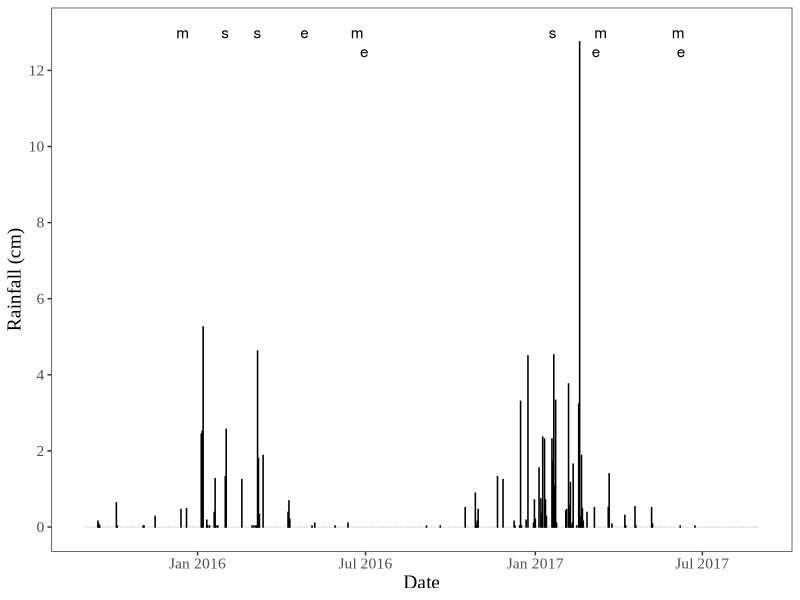
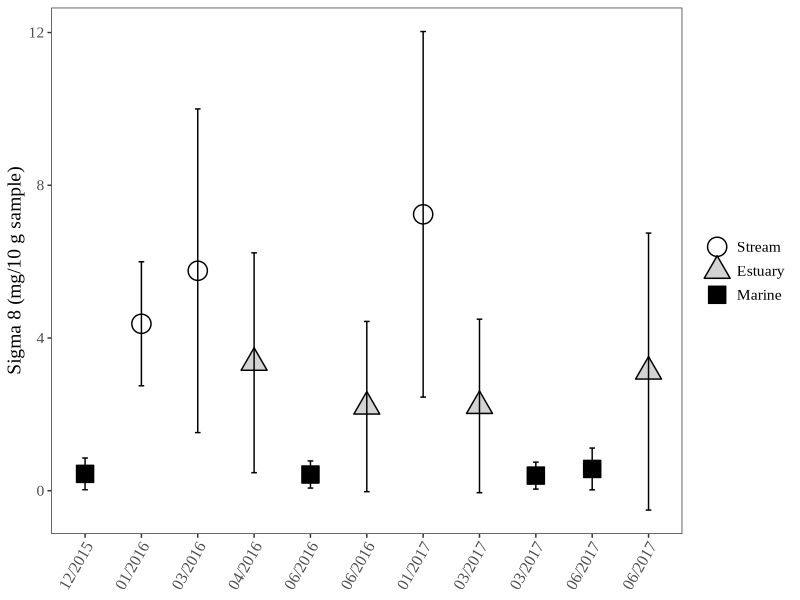
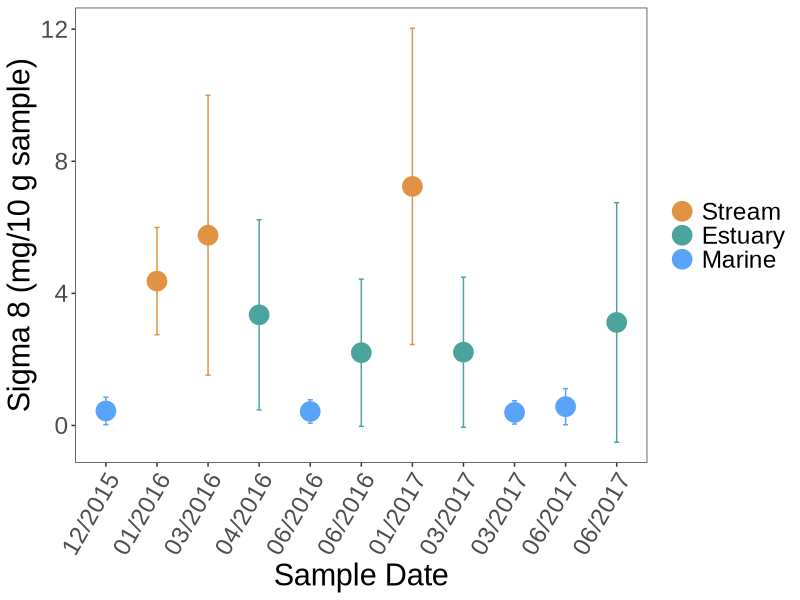
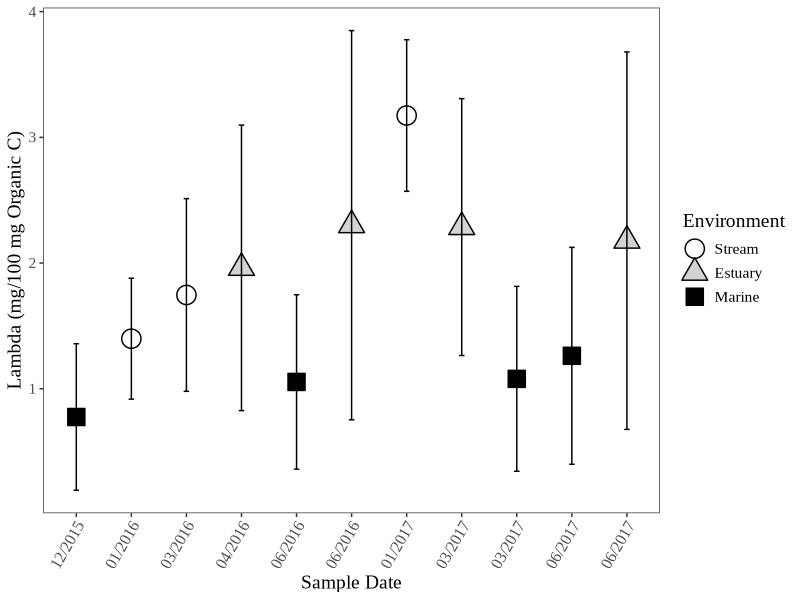
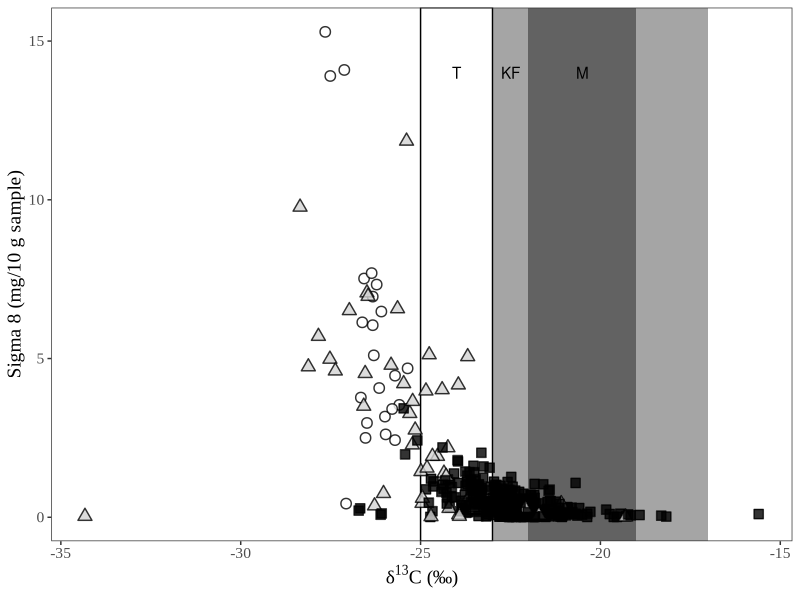
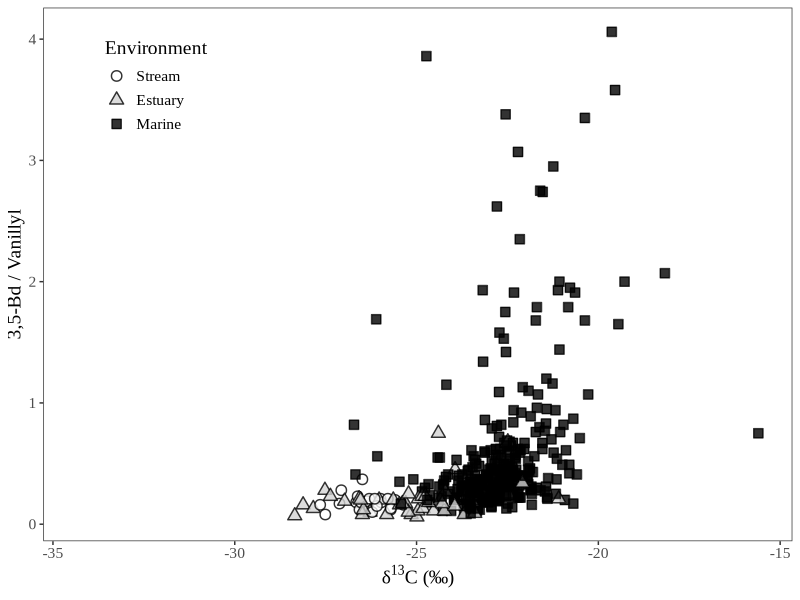
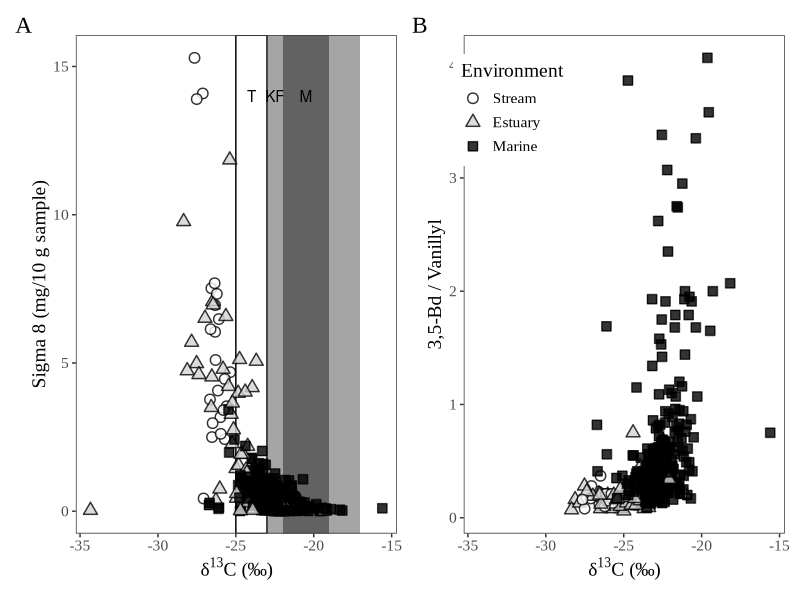
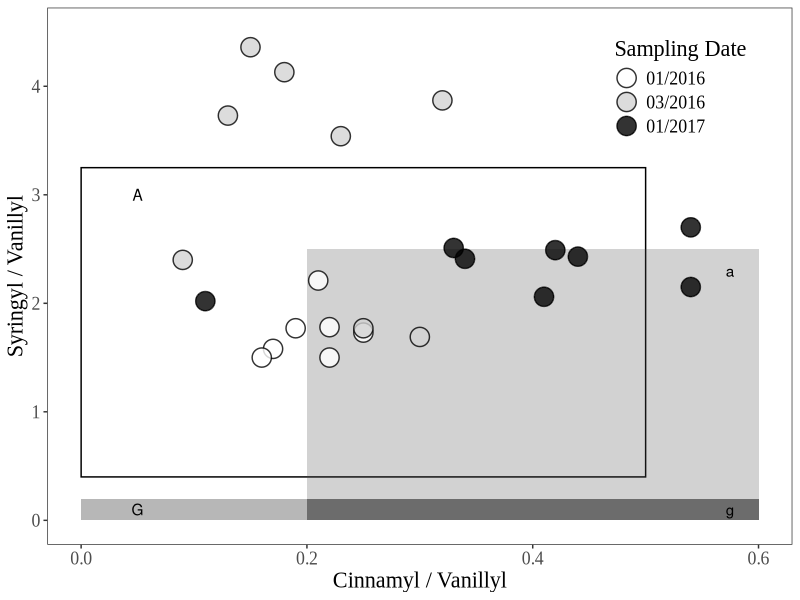

Reproduce these figures in R, in order. (Note: this script raises an error after producing the figures.)
## ---- chunk 1
knitr::opts_chunk$set(echo = TRUE)
## ---- chunk 2

# Load packages.
library(tidyverse)
library(lubridate)
library(patchwork)

# Load datasets.
rain <- read_csv("SBCounty_Gauge234.csv") # Imports necessary data that's been transcribed from the online pdf document into a csv file.

master <- read_csv("RAPID_Master_Datasheet_add_region_streamcode.csv") # Loads the newly updated dataset, as of April 8, 2019. This same dataset is used for the linear mixed effects models.

# In addition, all NDs from Matthieu's original reports are replaced as NAs. For reasoning on why they are not 0s, see either of the other RMarkdown files in this project folder.

# Alright, so the seven outliers I'm removing will be 56, 66, 164, 238, 300, 387, and 389 from the original dataset. For reasoning on these 7, see LMEM Markdown file in this same project.

mastered <- master[ -c(56, 66, 164, 238, 300, 387, 389), ] # Removes outliers from original dataset.

# This dataset has already been QAQCed.

## ---- chunk 3

rain <- rain %>%
  mutate(Rainfall_cm = Rainfall_inches*2.54) %>% # Calculates rainfall in centimeters in a new column.
  mutate(DATE = mdy(Date)) # Transforms date into recognized date format.

rainplot <- ggplot(rain, aes(DATE, Rainfall_cm)) +
  annotate("text", x = mdy("12-16-2015"), y = 13,
           label = "m") + # December 2015 - Marine sampling
  annotate("text", x = mdy("06-22-2016"), y = 13,
           label = "m") + # June 2016 - Marine sampling
  annotate("text", x = mdy("03-13-2017"), y = 13,
           label = "m") + # March 2017 - Marine sampling
  annotate("text", x = mdy("06-05-2017"), y = 13,
           label = "m") + # June 2017 - Marine sampling
  annotate("text", x = mdy("01-31-2016"), y = 13,
           label = "s") + # Jan 2016 - Stream sampling
  annotate("text", x = mdy("03-06-2016"), y = 13,
           label = "s") + # March 2016 - Stream sampling
  annotate("text", x = mdy("01-20-2017"), y = 13,
           label = "s") + # Jan 2017 - Stream sampling
  annotate("text", x = mdy("04-26-2016"), y = 13,
           label = "e") + # April 2016 - Estuarine sampling
  annotate("text", x = mdy("06-30-2016"), y = 12.5,
           label = "e") + # June 2016 - Estuarine sampling
  annotate("text", x = mdy("03-08-2017"), y = 12.5,
           label = "e") + # March 2017 - Estuarine sampling
  annotate("text", x = mdy("06-08-2017"), y = 12.5,
           label = "e") + # June 2017 - Estuarine sampling
  geom_bar(stat="identity", color="black", width=0.1) +
  theme_bw() +
  ylab("Rainfall (cm)") +
  xlab("Date") +
  scale_y_continuous(breaks=seq(0,14,2)) + # Adds y-axis labels every 2 cm.
  scale_x_date(date_labels = "%b %Y") + # Adds x-axis labels.
  theme_bw() +
  theme(panel.grid.major = element_blank(), panel.grid.minor = element_blank(),panel.background = element_blank()) +
  theme(text=element_text(family="Times New Roman", size=14)) #+
  #ggtitle("Santa Barbara County Precipitation\nWater Years 2015-2017")

rainplot

# Export figure to desktop.

# ggsave(("Figure_2.tiff"),
#        path = "/Users/heililowman/Desktop/R_figures/Lignin",
#        width = 20,
#        height = 10,
#        units = "cm"
#        )

## ---- chunk 4

# First, we will plot overall Sigma 8 and Lambda values.

Fig3_Stats <- mastered %>% # Takes the original dataset and then ...
  group_by(Group, Environment) %>% # Groups by date and environment and then ...
  summarize(Sig8 = mean(Sigma8, na.rm = TRUE), Sig8sd = sd(Sigma8, na.rm = TRUE), 
            Lam = mean(Lambda, na.rm = TRUE), Lamsd = sd(Lambda, na.rm = TRUE)) %>% # Summarizes and then...
  ungroup() %>% # Ungroups data.
  mutate(Environment = factor(case_when(Environment == "Stream" ~ "Stream",
                                        Environment == "Estuary" ~ "Estuary",
                                        Environment == "Reef" ~ "Marine"), levels = c("Stream", "Estuary", "Marine"))) %>% # Renames.
  mutate(Group = factor(Group, levels = c( "A", "B", "C", "D", "E", "F", "I", "H", "G", "J", "K"))) # Relevel the "Group" column so that it's presented in the best chronological order.

#tiff(filename = "/Users/heililowman/Documents/UC_Santa_Barbara/Research_Lignin/Figures/Manuscript_figure_files/Fig3A.tiff", width=6, height=4, unit="in", res=400) 
fig3a <- ggplot(Fig3_Stats, aes(Group, Sig8, shape=Environment, fill=Environment)) +
  scale_x_discrete(labels = c("12/2015", "01/2016", "03/2016", "04/2016", "06/2016", "06/2016", "01/2017", "03/2017", "03/2017", "06/2017", "06/2017")) +
  geom_point(size = 6,
             stroke = 0.75) + 
  scale_shape_manual(values = c(21, 24, 22)) +
  scale_fill_manual(values = c("white", "lightgrey", "black")) +
  geom_errorbar(data=Fig3_Stats, aes(ymin=Sig8-Sig8sd,ymax=Sig8+Sig8sd), width=0.1) +
  xlab("Sample Date") +
  ylab("Sigma 8 (mg/10 g sample)") + 
  theme_bw() +
  theme(panel.grid.major = element_blank(), panel.grid.minor = element_blank(),panel.background = element_blank()) + # This ensures the whole data grid is boxed in, which looks cleaner in text.
  theme(text=element_text(family="Times New Roman", size=14)) +
  theme(axis.text.x = element_text(angle = 60, hjust = 1)) +
  theme(axis.title.x=element_blank()) +
  theme(legend.title = element_blank())
#dev.off()

fig3a

# Creating the following figure for inclusion in my exit seminar.

fig3a_color <- ggplot(Fig3_Stats, aes(Group, Sig8, color=Environment)) +
  scale_x_discrete(labels = c("12/2015", "01/2016", "03/2016", "04/2016", "06/2016", "06/2016", "01/2017", "03/2017", "03/2017", "06/2017", "06/2017")) +
  geom_point(size = 6,
             stroke = 0.75) + 
  scale_color_manual(values=c("#E29244", "#4CA49E", "#59A3F8"), name = "Sampling Environment") + # Edit the legend and figure colors.
  geom_errorbar(data=Fig3_Stats, aes(ymin=Sig8-Sig8sd,ymax=Sig8+Sig8sd), width=0.1) +
  xlab("Sample Date") +
  ylab("Sigma 8 (mg/10 g sample)") + 
  theme_bw() +
  theme(panel.grid.major = element_blank(), panel.grid.minor = element_blank(),panel.background = element_blank()) + # This ensures the whole data grid is boxed in, which looks cleaner in text.
  theme(text=element_text(family="Arial", size=22)) +
  theme(axis.text.x = element_text(angle = 60, hjust = 1)) +
  theme(legend.title = element_blank())

fig3a_color
# Actually, I'm not sure how much more helpful a figure versus numbers will be so I'm skipping this figure in my presentation.

#tiff(filename = "/Users/heililowman/Documents/UC_Santa_Barbara/Research_Lignin/Figures/Manuscript_figure_files/Fig3B.tiff", width=6, height=4, unit="in", res=400) 
fig3b <- ggplot(Fig3_Stats, aes(Group, Lam, shape=Environment, fill=Environment)) +
  scale_x_discrete(labels = c("12/2015", "01/2016", "03/2016", "04/2016", "06/2016", "06/2016", "01/2017", "03/2017", "03/2017", "06/2017", "06/2017")) +
  geom_point(size = 6,
             stroke = 0.75) + 
  scale_shape_manual(values = c(21, 24, 22)) +
  scale_fill_manual(values = c("white", "lightgrey", "black")) +
  geom_errorbar(data=Fig3_Stats, aes(ymin=Lam-Lamsd,ymax=Lam+Lamsd), width=0.1) +
  xlab("Sample Date") +
  ylab("Lambda (mg/100 mg Organic C)") + 
  theme_bw() +
  theme(panel.grid.major = element_blank(), panel.grid.minor = element_blank(),panel.background = element_blank()) +
  theme(text=element_text(family="Times New Roman", size=14)) +
  theme(axis.text.x = element_text(angle = 60, hjust = 1))
#dev.off()

fig3b

# Export figure to desktop.

# ggsave(("Figure_3.tiff"),
#        path = "/Users/heililowman/Desktop/R_figures/Lignin",
#        width = 20,
#        height = 10,
#        units = "cm"
#        )

## ---- chunk 5

# Next, we will plot isotopic data versus Sigma 8 and 3,5-Bd/V values.

isotopes <- mastered %>%
  mutate(BDV = `Bd/V`) %>%
  mutate(Environment = factor(case_when(Environment == "Stream" ~ "Stream",
                                        Environment == "Estuary" ~ "Estuary",
                                        Environment == "Reef" ~ "Marine"), 
                              levels = c("Stream", "Estuary", "Marine")))# Renames.

# Need to keep the outlier in on the light end, because its the same distance from the nearest point as the outlier on the heavier end (and it was included on all of the LMEMs in the other file).

# I have also removed the designation of near/far from stream and just represented all marine sediments as reef sites - this distinction was not important in any of the models I ran, and I feel it doesn't add anything to the visual. Also, this will keep things consistent legend-wise with Figure 3.

#tiff(filename = "/Users/heililowman/Documents/UC_Santa_Barbara/Research_Lignin/Figures/Manuscript_figure_files/Fig4.tiff", width=12, height=6, unit="in", res=400) 
fig4 <- ggplot(isotopes, aes (x=d13C, y=Sigma8, shape=Environment, fill=Environment)) +
  annotate("rect", color = "black", fill = "white", 
        xmin = -25, xmax = -23,
        ymin = -Inf, ymax = Inf) + 
  annotate("text", x = -24, y = 14, label = "T") + # Terrestrial signatures
  annotate("rect", fill = "gray30", alpha = 0.50, 
        xmin = -23, xmax = -17,
        ymin = -Inf, ymax = Inf) + 
  annotate("text", x = -22.5, y = 14, label = "KF") + # Kelp forest signatures
  annotate("rect", fill = "gray30", alpha = 0.75, 
        xmin = -22, xmax = -19,
        ymin = -Inf, ymax = Inf) + 
  annotate("text", x = -20.5, y = 14, label = "M") +# Marine signatures
  geom_point(size=3,
             stroke = 0.75,
             alpha = 0.8) +
  scale_shape_manual(values = c(21, 24, 22)) +
  scale_fill_manual(values = c("white", "lightgrey", "black")) +
  theme_bw() +
  theme(panel.grid.major = element_blank(), panel.grid.minor = element_blank(),panel.background = element_blank()) +
  theme(text=element_text(family="Times New Roman", size=14)) +
  xlab(expression("δ"^{13}*"C (‰)")) + # GAH! It's AMAZING I GOT THE SUPERSCRIPT TO WORK!!!
  ylab("Sigma 8 (mg/10 g sample)") +
  theme(legend.position = "none")
#dev.off

fig4

#tiff(filename = "/Users/heililowman/Documents/UC_Santa_Barbara/Research_Lignin/Figures/Manuscript_figure_files/Fig5.tiff", width=10, height=6, unit="in", res=400) 
fig5 <- ggplot(isotopes, aes (x=d13C, y=BDV, shape=Environment, fill=Environment)) +
  geom_point(size=3,
             stroke = 0.75,
             alpha = 0.8) +
  scale_shape_manual(values = c(21, 24, 22)) +
  scale_fill_manual(values = c("white", "lightgrey", "black")) +
  theme_bw() +
  theme(panel.grid.major = element_blank(), panel.grid.minor = element_blank(),panel.background = element_blank()) +
  theme(text=element_text(family="Times New Roman", size=14)) +
  xlab(expression("δ"^{13}*"C (‰)")) +
  ylab("3,5-Bd / Vanillyl") +
  theme(legend.position = c(0.15, 0.85))
#dev.off

fig5

fig4_full <- fig4 + fig5

fig4_full + plot_annotation(tag_levels = 'A')

# Export figure to Desktop.

# ggsave(("Figure_4.tiff"),
#        path = "/Users/heililowman/Desktop/R_figures/Lignin",
#        width = 30,
#        height = 15,
#        units = "cm"
#        )

## ---- chunk 6

# So, this will be a plot of stream S/V and C/V values, but the boxes for source material will need to be added in in Powerpoint.

stream <- mastered %>%
  mutate(CV = `C/V`) %>%
  mutate(SV = `S/V`) %>%
  mutate(BDV = `Bd/V`) %>%
  mutate(PVS = `P/(V+S)`) %>%
  filter(Environment=="Stream") # Creates dataset of only stream data.

#tiff(filename = "/Users/heililowman/Documents/UC_Santa_Barbara/Research_Lignin/Figures/Manuscript_figure_files/Fig6.tiff", width=8, height=6, unit="in", res=400) 
fig6 <- ggplot(stream, aes (CV,SV, shape=Group_2, fill=Group_2)) +
  annotate("rect", color = "black", fill = "white", 
        xmin = 0, xmax = 0.5,
        ymin = 0.4, ymax = 3.25) + 
  annotate("text", x = 0.05, y = 3, label = "A") + # woody Angiosperm signatures
  annotate("rect", fill = "gray30", alpha = 0.25, 
        xmin = 0.2, xmax = 0.6,
        ymin = 0, ymax = 2.5) + 
  annotate("text", x = 0.575, y = 2.3, label = "a") + # non-woody angiosperm signatures
  annotate("rect", fill = "gray30", alpha = 0.40, 
        xmin = 0, xmax = 0.6,
        ymin = 0, ymax = 0.2) + 
  annotate("text", x = 0.05, y = 0.1, label = "G") +# woody Gymnosperm signatures
  annotate("rect", fill = "gray30", alpha = 0.60, 
        xmin = 0.2, xmax = 0.6,
        ymin = 0, ymax = 0.2) + 
  annotate("text", x = 0.575, y = 0.1, label = "g") + # non-woody gymnosperm signatures
  geom_point(size=6,
             stroke = 0.75,
             alpha = 0.8) +
  scale_shape_manual(name = "Sampling Date", values = c(21, 21, 21), labels = c("01/2016", "03/2016", "01/2017")) +
  scale_fill_manual(name = "Sampling Date", values = c("white", "lightgrey", "black"), labels = c("01/2016", "03/2016", "01/2017")) + # Need to duplicate labels in both calls so that legend works.
  xlim(0,0.6) +
  ylim(0,4.5) +
  theme_bw() +
  theme(panel.grid.major = element_blank(), panel.grid.minor = element_blank(),panel.background = element_blank()) +
  theme(text=element_text(family="Times New Roman", size=16)) +
  xlab("Cinnamyl / Vanillyl") +
  ylab("Syringyl / Vanillyl") +
  theme(legend.position = c(0.85, 0.85))
#dev.off

fig6

#Making a set of new figures for my exit seminar.

streama <- mastered %>%
  filter(Environment=="Stream") %>% # Creates dataset of only stream data.
  filter(Group=="B") # Selects only January 2016 data.

fig6_colora <- ggplot(streama, aes (C.V,S.V, color=Group_2)) +
  geom_point(size=8,
             stroke = 0.75) +
  scale_color_manual(values = c("#EFC68E"), labels = c("01/2016")) +
  #scale_color_manual(values = c("#E29244"), labels = c("01/2016")) + 
  xlim(0,0.6) +
  ylim(0,4.5) +
  theme_bw() +
  theme(panel.grid.major = element_blank(), panel.grid.minor = element_blank(),panel.background = element_blank()) +
  theme(text=element_text(family="Arial", size=22)) +
  xlab("Cinnamyl / Vanillyl") +
  ylab("Syringyl / Vanillyl") +
  theme(legend.title = element_blank())

#tiff(filename = "/Users/heililowman/Documents/UC_Santa_Barbara/Research_Lignin/Figures/Manuscript_figure_files/Fig6_colora_oak.tiff", width=8, height=6, unit="in", res=400) 
fig6_colora
#dev.off

streamb <- mastered %>%
  filter(Environment=="Stream") %>% # Creates dataset of only stream data.
  filter(Group=="B" | Group=="C") # Selects only 2016 data.

fig6_colorb <- ggplot(streamb, aes (C.V,S.V, color=Group_2)) +
  geom_point(size=8,
             stroke = 0.75) +
  scale_color_manual(values = c("#EFC68E", "#7C9867"), labels = c("01/2016", "03/2016")) +
  #scale_color_manual(values = c("#E29244","#FFAA00"), labels = c("01/2016", "03/2016")) + 
  xlim(0,0.6) +
  ylim(0,4.5) +
  theme_bw() +
  theme(panel.grid.major = element_blank(), panel.grid.minor = element_blank(),panel.background = element_blank()) +
  theme(text=element_text(family="Arial", size=22)) +
  xlab("Cinnamyl / Vanillyl") +
  ylab("Syringyl / Vanillyl") +
  theme(legend.title = element_blank())

#tiff(filename = "/Users/heililowman/Documents/UC_Santa_Barbara/Research_Lignin/Figures/Manuscript_figure_files/Fig6_colorb_oak.tiff", width=8, height=6, unit="in", res=400) 
fig6_colorb
#dev.off

fig6_colorc <- ggplot(stream, aes (C.V,S.V, color=Group_2)) +
  geom_point(size=8,
             stroke = 0.75) +
  scale_color_manual(values = c("#EFC68E", "#7C9867", "#4F5730"), labels = c("01/2016", "03/2016", "01/2017")) +
  #scale_color_manual(values = c("#E29244", "#FFAA00", "#D46F10"), labels = c("01/2016", "03/2016", "01/2017")) +
  xlim(0,0.6) +
  ylim(0,4.5) +
  theme_bw() +
  theme(panel.grid.major = element_blank(), panel.grid.minor = element_blank(),panel.background = element_blank()) +
  theme(text=element_text(family="Arial", size=22)) +
  xlab("Cinnamyl / Vanillyl") +
  ylab("Syringyl / Vanillyl") +
  theme(legend.title = element_blank())

#tiff(filename = "/Users/heililowman/Documents/UC_Santa_Barbara/Research_Lignin/Figures/Manuscript_figure_files/Fig6_colorc_oak.tiff", width=8, height=6, unit="in", res=400) 
fig6_colorc
#dev.off

## ---- chunk 7

# And now to create a similar S/V vs. C/V figure for the marine sample data.

marine <- mastered %>%
  mutate(CV = `C/V`) %>%
  mutate(SV = `S/V`) %>%
  mutate(BDV = `Bd/V`) %>%
  mutate(PVS = `P/(V+S)`) %>%
  filter(Environment=="Reef") # Creates dataset of only marine data.

fig7a <- ggplot(marine, aes (CV,SV, shape=Group, fill=Group)) +
  geom_point(size=6,
             stroke = 0.75,
             alpha = 0.8) +
  scale_shape_manual(name = "Sampling Date", values = c(21, 21, 21, 21), labels = c("12/2015", "06/2016", "03/2017", "06/2017")) +
  scale_fill_manual(name = "Sampling Date", values = c("white", "lightgrey", "gray30", "black"), labels = c("12/2015", "06/2016", "03/2017", "06/2017")) + # Need to duplicate labels in both calls so that legend works.
  xlim(0,0.25) +
  ylim(0,5.5) +
  theme_bw() +
  theme(panel.grid.major = element_blank(), panel.grid.minor = element_blank(),panel.background = element_blank()) +
  theme(text=element_text(family="Times New Roman", size=16)) +
  xlab("Cinnamyl/Vanillyl") +
  ylab("Syringyl/Vanillyl") +
  theme(legend.title = element_blank())

fig7a

# Due to sheer number of points, let's consolidate by site for each sampling.

m_cvsv <- marine %>% 
  group_by(Site, Group) %>%     
  summarize(meanCV = mean(CV, na.rm = TRUE), CVsd = sd(CV, na.rm = TRUE), meanSV = mean(SV, na.rm = TRUE), SVsd = sd(SV, na.rm = TRUE),) %>%
  ungroup()

#tiff(filename = "/Users/heililowman/Documents/UC_Santa_Barbara/Research_Lignin/Figures/Manuscript_figure_files/Fig7.tiff", width=8, height=6, unit="in", res=400) 
fig7b <- ggplot(m_cvsv, aes (x=meanCV, y=meanSV, shape = Group, fill = Group)) +
  geom_point(size=6,
             stroke = 0.75,
             alpha = 0.8) +
  scale_shape_manual(name = "Sampling Date", values = c(21, 21, 21, 21), labels = c("12/2015", "06/2016", "03/2017", "06/2017")) +
  scale_fill_manual(name = "Sampling Date", values = c("white", "lightgrey", "gray30", "black"), labels = c("12/2015", "06/2016", "03/2017", "06/2017")) +
  #geom_errorbar(data=m_cvsv, aes(ymin=meanS.V-SVsd,ymax=meanS.V+SVsd)) +
  #geom_errorbarh(data=m_cvsv, aes(xmin=meanC.V-CVsd,xmax=meanC.V+CVsd)) +
  xlim(0,0.25) +
  ylim(0,5.5) +
  theme_bw() +
  theme(panel.grid.major = element_blank(), panel.grid.minor = element_blank(),panel.background = element_blank()) +
  theme(text=element_text(family="Times New Roman", size=16)) +
  xlab("Cinnamyl / Vanillyl") +
  ylab("Syringyl / Vanillyl") +
  theme(legend.position = c(0.85, 0.85))
#dev.off

# Did not include error bars because they do not add to the takeaway of the figure, and delineations between groupings are made clear by the results of the LMEMs.

fig7b

fig5_full <- fig6 + fig7b

fig5_full + plot_annotation(tag_levels = 'A')

# Export full figure to Desktop.

# ggsave(("Figure_5.tiff"),
#        path = "/Users/heililowman/Desktop/R_figures/Lignin",
#        width = 30,
#        height = 15,
#        units = "cm"
#        )

# And below I've made some additional colored plots for use in my exit seminar.

m_cvsva <- m_cvsv %>% # Takes the original aggregated dataset.
  filter(Group == "A") # Selects only December 2015 samples.

fig7b_colora <- ggplot(m_cvsva, aes (x=meanC.V, y=meanS.V, color = Group)) +
  geom_point(size=8,
             stroke = 0.75) +
  scale_color_manual(values = c("#3793EC"), labels = c("12/2015")) +
  xlim(0,0.25) +
  ylim(0,5.5) +
  theme_bw() +
  theme(panel.grid.major = element_blank(), panel.grid.minor = element_blank(),panel.background = element_blank()) +
  theme(text=element_text(family="Arial", size=22)) +
  xlab("Cinnamyl / Vanillyl") +
  ylab("Syringyl / Vanillyl") +
  theme(legend.title = element_blank())

#tiff(filename = "/Users/heililowman/Documents/UC_Santa_Barbara/Research_Lignin/Figures/Manuscript_figure_files/Fig7b_colora_lake.tiff", width=8, height=6, unit="in", res=400) 
fig7b_colora
#dev.off

m_cvsvb <- m_cvsv %>% # Takes the original aggregated dataset.
  filter(Group == "A" | Group == "E") # Selects only December 2015 and June 2016 samples.

fig7b_colorb <- ggplot(m_cvsvb, aes (x=meanC.V, y=meanS.V, color = Group)) +
  geom_point(size=8,
             stroke = 0.75) +
  scale_color_manual(values = c("#3793EC", "#7AC9B7"), labels = c("12/2015", "06/2016")) +
  xlim(0,0.25) +
  ylim(0,5.5) +
  theme_bw() +
  theme(panel.grid.major = element_blank(), panel.grid.minor = element_blank(),panel.background = element_blank()) +
  theme(text=element_text(family="Arial", size=22)) +
  xlab("Cinnamyl / Vanillyl") +
  ylab("Syringyl / Vanillyl") +
  theme(legend.title = element_blank())

#tiff(filename = "/Users/heililowman/Documents/UC_Santa_Barbara/Research_Lignin/Figures/Manuscript_figure_files/Fig7b_colorb_lake.tiff", width=8, height=6, unit="in", res=400) 
fig7b_colorb
#dev.off

m_cvsvbb <- m_cvsv %>% # Takes the original aggregated dataset.
  filter(Group == "A" | Group == "E" | Group == "G") # Selects only December 2015 and June 2016 samples.

fig7b_colorbb <- ggplot(m_cvsvbb, aes (x=meanC.V, y=meanS.V, color = Group)) +
  geom_point(size=8,
             stroke = 0.75) +
  scale_color_manual(values = c("#3793EC", "#7AC9B7", "#6CA184"), labels = c("12/2015", "06/2016", "03/2017")) +
  xlim(0,0.25) +
  ylim(0,5.5) +
  theme_bw() +
  theme(panel.grid.major = element_blank(), panel.grid.minor = element_blank(),panel.background = element_blank()) +
  theme(text=element_text(family="Arial", size=22)) +
  xlab("Cinnamyl / Vanillyl") +
  ylab("Syringyl / Vanillyl") +
  theme(legend.title = element_blank())

#tiff(filename = "/Users/heililowman/Documents/UC_Santa_Barbara/Research_Lignin/Figures/Manuscript_figure_files/Fig7b_colorbb_lake.tiff", width=8, height=6, unit="in", res=400) 
fig7b_colorbb
#dev.off

fig7b_colorc <- ggplot(m_cvsv, aes (x=meanC.V, y=meanS.V, color = Group)) +
  geom_point(size=8,
             stroke = 0.75) +
  scale_color_manual(values = c("#3793EC", "#7AC9B7", "#6CA184", "#2A3927"), labels = c("12/2015", "06/2016", "03/2017", "06/2017")) +
  #scale_color_manual(values = c("#69B9FA", "#59A3F8", "#5A7ECB", "#6B6D9F"), labels = c("12/2015", "06/2016", "03/2017", "06/2017")) +
  xlim(0,0.25) +
  ylim(0,5.5) +
  theme_bw() +
  theme(panel.grid.major = element_blank(), panel.grid.minor = element_blank(),panel.background = element_blank()) +
  theme(text=element_text(family="Arial", size=22)) +
  xlab("Cinnamyl / Vanillyl") +
  ylab("Syringyl / Vanillyl") +
  theme(legend.title = element_blank())

#tiff(filename = "/Users/heililowman/Documents/UC_Santa_Barbara/Research_Lignin/Figures/Manuscript_figure_files/Fig7b_colorc_lake.tiff", width=8, height=6, unit="in", res=400) 
fig7b_colorc
#dev.off

## ---- chunk 8

# Similar to Figure 6, this figure will plot degradation parameters for stream data only.

#tiff(filename = "/Users/heililowman/Documents/UC_Santa_Barbara/Research_Lignin/Figures/Manuscript_figure_files/Fig8.tiff", width=8, height=6, unit="in", res=400) 
fig8 <- ggplot(stream, aes (BDV,PVS, shape=Group_2, fill=Group_2)) +
  geom_point(size=6,
             stroke = 0.75,
             alpha = 0.8) +
  scale_shape_manual(name = "Sampling Date", values = c(21, 21, 21), labels = c("01/2016", "03/2016", "01/2017")) +
  scale_fill_manual(name = "Sampling Date", values = c("white", "lightgrey", "black"), labels = c("01/2016", "03/2016", "01/2017")) +
  xlim(0,0.4) +
  ylim(0,0.4) +
  theme_bw() +
  theme(panel.grid.major = element_blank(), panel.grid.minor = element_blank(),panel.background = element_blank()) +
  theme(text=element_text(family="Times New Roman", size=16)) +
  xlab("3,5-Bd / Vanillyl") +
  ylab("P-hydroxyl / (Vanillyl + Syringyl)") +
  theme(legend.position = c(0.8, 0.85))
#dev.off

fig8

## ---- chunk 9

# And finally, the code for the P/V+S vs. 3,5-Bd/V values for marine sites.

fig9a <- ggplot(marine, aes (BDV,PVS, shape=Group, fill=Group)) +
  geom_point(size=6,
             stroke = 0.75,
             alpha = 0.8) +
  scale_shape_manual(values = c(21, 21, 21, 21), labels = c("12/2015", "06/2016", "03/2017", "06/2017")) +
  scale_fill_manual(values = c("white", "lightgrey", "gray30", "black"), labels = c("12/2015", "06/2016", "03/2017", "06/2017")) +
  xlim(0,2) +
  ylim(0,1) +
  theme_bw() +
  theme(panel.grid.major = element_blank(), panel.grid.minor = element_blank(),panel.background = element_blank()) +
  theme(text=element_text(family="Times New Roman", size=16)) +
  xlab("3,5Bd / Vanillyl") +
  ylab("P-hydroxyl / (Vanillyl + Syringyl)") +
  theme(legend.title = element_blank())

fig9a

# Going to aggregate values again as we did in Figure 7.

m_bdvpvs <- marine %>% 
  group_by(Site, Group) %>%     
  summarize(meanBdV = mean(BDV, na.rm = TRUE), BdVsd = sd(BDV, na.rm = TRUE), meanPVS = mean(PVS, na.rm = TRUE), PVSsd = sd(PVS, na.rm = TRUE),) %>%
  ungroup()

#tiff(filename = "/Users/heililowman/Documents/UC_Santa_Barbara/Research_Lignin/Figures/Manuscript_figure_files/Fig9.tiff", width=8, height=6, unit="in", res=400) 
fig9b <- ggplot(m_bdvpvs, aes (x=meanBdV, y=meanPVS, shape = Group, fill = Group)) +
  geom_point(size=6,
             stroke = 0.75,
             alpha = 0.8) +
  scale_shape_manual(name = "Sampling Date", values = c(21, 21, 21, 21), labels = c("12/2015", "06/2016", "03/2017", "06/2017")) +
  scale_fill_manual(name = "Sampling Date", values = c("white", "lightgrey", "gray30", "black"), labels = c("12/2015", "06/2016", "03/2017", "06/2017")) +
  xlim(0,2) +
  ylim(0,1) +
  theme_bw() +
  theme(panel.grid.major = element_blank(), panel.grid.minor = element_blank(),panel.background = element_blank()) +
  theme(text=element_text(family="Times New Roman", size=16)) +
  xlab("3,5Bd / Vanillyl") +
  ylab("P-hydroxyl / (Vanillyl + Syringyl)") +
  theme(legend.position = c(0.8, 0.85))
#dev.off

fig9b

fig6_full <- fig8 + fig9b

fig6_full + plot_annotation(tag_levels = 'A')

# Export full figure to Desktop.

# ggsave(("Figure_6.tiff"),
#        path = "/Users/heililowman/Desktop/R_figures/Lignin",
#        width = 30,
#        height = 15,
#        units = "cm"
#        )
